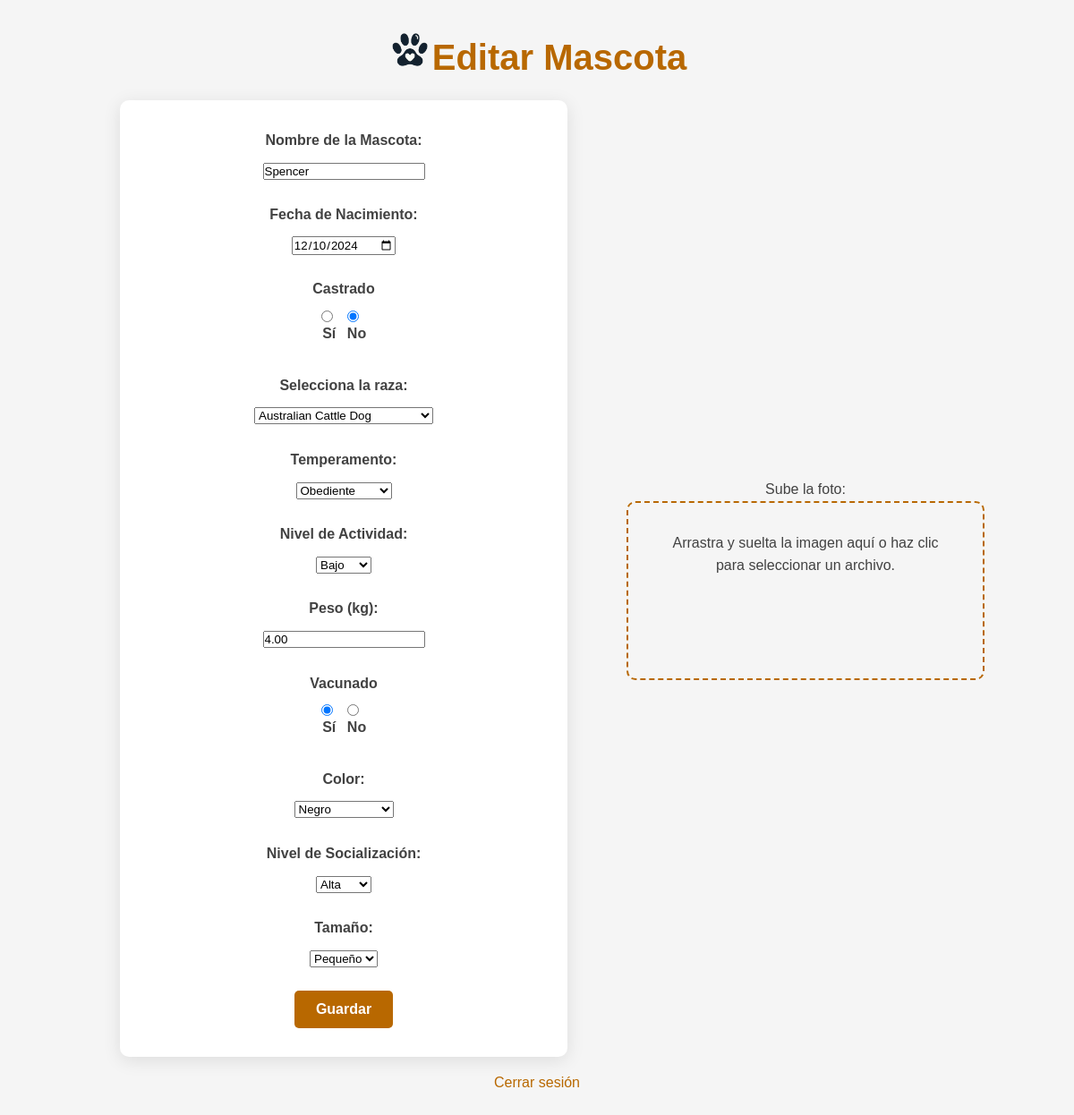
The page /usuarios/editar_mascota/8/ (signed in) on the database its author committed.
### mascotas/models.py (models this page shows, shortened)
class Mascota(models.Model):
    id = models.AutoField(primary_key=True)
    nombre = models.CharField(max_length=100)
    fecha_nacimiento = models.DateField(blank=True, null=True)
    foto = models.ImageField(upload_to='mascotas/', blank=True, null=True)
    foto_valida = models.BooleanField(default = False) # Per dogs_cats_detection.
    dueño = models.ForeignKey('usuarios.UserProfile', on_delete=models.CASCADE, related_name="mascotas_datos")
    raza = models.CharField(max_length=100, blank=True, null=True)
    tamaño = models.CharField(max_length=50, choices=[('Pequeño', 'Pequeño'), ('Mediano', 'Mediano'), ('Grande', 'Grande')], blank=True, null=True)
    color = models.CharField(max_length=50, choices=[('Negro', 'Negro'), ('Blanco', 'Blanco'), ('Gris', 'Gris'), ('Marrón', 'Marrón'), ('Amarillo', 'Amarillo'), ('Naranja', 'Naranja'), ('Beige', 'Beige'), ('Rojo', 'Rojo'), ('Azul', 'Azul'), ('Verde', 'Verde'), ('Pardo', 'Pardo'), ('Dorado', 'Dorado'), ('Plata', 'Plata'), ('Morado', 'Morado'), ('Rosado', 'Rosado'), ('Café', 'Café'), ('Celeste', 'Celeste'), ('Blanco y negro', 'Blanco y negro'), ('Tricolor', 'Tricolor'), ('Atigrado', 'Atigrado')], blank=True, null=True)
    temperamento = models.CharField(max_length=50, choices=[('Activo', 'Activo'), ('Juguetón', 'Juguetón'), ('Tranquilo', 'Tranquilo'), ('Independiente', 'Independiente'), ('Sociable', 'Sociable'), ('Cariñoso', 'Cariñoso'), ('Protector', 'Protector'), ('Cauteloso', 'Cauteloso'), ('Tímido', 'Tímido'), ('Agresivo', 'Agresivo'), ('Dominante', 'Dominante'), ('Curioso', 'Curioso'), ('Desobediente', 'Desobediente'), ('Obediente', 'Obediente'), ('Amigable', 'Amigable')], blank=True, null=True)
    nivel_actividad = models.CharField(max_length=50, choices=[('Bajo', 'Bajo'), ('Medio', 'Medio'), ('Alto', 'Alto')], blank=True, null=True)
    peso = models.DecimalField(max_digits=5, decimal_places=2, blank=True, null=True)
    nivel_socializacion = models.CharField(max_length=50, choices=[('Alta', 'Alta'), ('Media', 'Media'), ('Baja', 'Baja')], blank=True, null=True)
    vacunado = models.BooleanField(default=False)
    castrado = models.BooleanField(default=False)  # Este campo indica si la mascota está castrada
    RAZAS_OPCIONES = [
    ('Airedale Terrier', 'Airedale Terrier'),
    ('Akita Inu', 'Akita Inu'),
    ('Alaskan Malamute', 'Alaskan Malamute'),
    ('American Bully', 'American Bully'),
    ('American Pit Bull Terrier', 'American Pit Bull Terrier'),
    ('American Staffordshire Terrier', 'American Staffordshire Terrier'),
    ('Australian Cattle Dog', 'Australian Cattle Dog'),
    ('Australian Shepherd', 'Australian Shepherd'),
    ('Basset Hound', 'Basset Hound'),
    ('Beagle', 'Beagle'),
    ('Belgian Malinois', 'Belgian Malinois'),
    ('Bernese Mountain Dog', 'Bernese Mountain Dog'),
    ('Bichón Frisé', 'Bichón Frisé'),
    ('Bloodhound', 'Bloodhound'),
    ('Border Collie', 'Border Collie'),
    ('Boston Terrier', 'Boston Terrier'),
    ('Boxer', 'Boxer'),
    ('Bulldog Francés', 'Bulldog Francés'),
    ('Bulldog Inglés', 'Bulldog Inglés'),
    ('Bullmastiff', 'Bullmastiff'),
    ('Cane Corso', 'Cane Corso'),
    ('Caniche (Poodle)', 'Caniche (Poodle)'),
    ('Cavalier King Charles Spaniel', 'Cavalier King Charles Spaniel'),
    ('Chihuahua', 'Chihuahua'),
    ('Chow Chow', 'Chow Chow'),
    ('Cocker Spaniel', 'Cocker Spaniel'),
    ('Collie', 'Collie'),
    ('Dálmata', 'Dálmata'),
    ('Dóberman', 'Dóberman'),
    ('Dogo Argentino', 'Dogo Argentino'),
    ('Dogo de Burdeos', 'Dogo de Burdeos'),
    ('Galgo Español', 'Galgo Español'),
    ('Golden Retriever', 'Golden Retriever'),
    ('Gran Danés', 'Gran Danés'),
    ('Husky Siberiano', 'Husky Siberiano'),
    ('Jack Russell Terrier', 'Jack Russell Terrier'),
    ('Labrador Retriever', 'Labrador Retriever'),
    ('Maltés', 'Maltés'),
    ('Mastín Español', 'Mastín Español'),
    ('Mastín Napolitano', 'Mastín Napolitano'),
    ('Pastor Alemán', 'Pastor Alemán'),
    ('Pastor Australiano', 'Pastor Australiano'),
    ('Pekinés', 'Pekinés'),
    ('Pembroke Welsh Corgi', 'Pembroke Welsh Corgi'),
    ('Pinscher Miniatura', 'Pinscher Miniatura'),
    ('Pit Bull Terrier', 'Pit Bull Terrier'),
    ('Pomerania', 'Pomerania'),
    ('Pug', 'Pug'),
    ('Rottweiler', 'Rottweiler'),
    ('Samoyedo', 'Samoyedo'),
    ('San Bernardo', 'San Bernardo'),
    ('Scottish Terrier', 'Scottish Terrier'),
    ('Setter Irlandés', 'Setter Irlandés'),
    ('Shiba Inu', 'Shiba Inu'),
    ('Shih Tzu', 'Shih Tzu'),
    ('Schnauzer', 'Schnauzer'),
    ('Staffordshire Bull Terrier', 'Staffordshire Bull Terrier'),
    ('Teckel (Dachshund)', 'Teckel (Dachshund)'),
    ('Terranova', 'Terranova'),
    ('Weimaraner', 'Weimaraner'),
    ('West Highland White Terrier', 'West Highland White Terrier'),
    ('Whippet', 'Whippet'),
    ('Yorkshire Terrier', 'Yorkshire Terrier'),
    ('Mestizo', 'Mestizo'),# Opción genérica
    ]
    raza = models.CharField(
        max_length=50,
        choices=RAZAS_OPCIONES,
        blank=False,
        null=False,
    )

### usuarios/views.py (the view)
# urls.py: path('editar_mascota/<int:mascota_id>/', views.editar_mascota, name='editar_mascota'),
@login_required
def editar_mascota(request, mascota_id):
    mascota = get_object_or_404(Mascota, id=mascota_id, dueño=request.user.userprofile)  # Filtrar por usuario
    if request.method == 'POST':
        mascota_form = MascotaForm(request.POST, request.FILES, instance=mascota)
        if mascota_form.is_valid():
            mascota_form.save()
            messages.success(request, 'Mascota actualizada correctamente.')
            return redirect('perfil')  # Redirigir al perfil después de guardar
    else:
        mascota_form = MascotaForm(instance=mascota)
    return render(request, 'editar_mascota.html', {'mascota_form': mascota_form})

### usuarios/templates/editar_mascota.html (shortened to what this page needs)
{% load static %}
<!DOCTYPE html>
<html lang="es">
<head>
    <link rel="stylesheet" type="text/css" href="{% static 'registro/crear_mascota.css' %}">
    <link rel="stylesheet" href="https://cdnjs.cloudflare.com/ajax/libs/sweetalert/1.1.3/sweetalert.min.css">
</head>
<body>
    <div class="header">
        <img src="{% static 'Pawmeet.png' %}" alt="Logo" class="logo">
        <h1>Editar Mascota</h1>
    </div>
    <div class="formulario-y-dropzone-contenedor">
        <form method="POST" enctype="multipart/form-data">
            <div class="form-container">
                <div class="form-field">
                    {{ mascota_form.nombre.label_tag }}
                    {{ mascota_form.nombre }}
                </div>
                <div class="form-field">
                    {{ mascota_form.fecha_nacimiento.label_tag }}
                    {{ mascota_form.fecha_nacimiento }}
                </div>
                <div class="form-field">
                    <label for="id_castrado">Castrado</label>
                    <div class="radio-inline">
                        {{ mascota_form.castrado }}
                    </div>
                </div>
                <div class="form-field">
                    <label for="id_raza">Selecciona la raza:</label>
                    {{ mascota_form.raza }}
                </div>
                <div class="form-field">
                    {{ mascota_form.temperamento.label_tag }}
                    {{ mascota_form.temperamento }}
                </div>
                <div class="form-field">
                    {{ mascota_form.nivel_actividad.label_tag }}
                    {{ mascota_form.nivel_actividad }}
                </div>
                <div class="form-field">
                    {{ mascota_form.peso.label_tag }}
                    {{ mascota_form.peso }}
                </div>
                <div class="form-field">
                    <label for="id_vacunado">Vacunado</label>
                    <div class="radio-inline">
                        {{ mascota_form.vacunado }}
                    </div>
                </div>
                <div class="form-field">
                    {{ mascota_form.color.label_tag }}
                    {{ mascota_form.color }}
                </div>
                <div class="form-field">
                    {{ mascota_form.nivel_socializacion.label_tag }}
                    {{ mascota_form.nivel_socializacion }}
                </div>
                <div class="form-field">
                    {{ mascota_form.tamaño.label_tag }}
                    {{ mascota_form.tamaño }}
                </div>
            </div>
            <button type="submit">Guardar</button>
        </form>
        <div class="dropzone-contenedor">
            <label for="id_foto">Sube la foto:</label>
            <div class="dropzone" id="dropzone" style="width: 100%; height: 200px; position: relative; text-align: center;">
                <div>Arrastra y suelta la imagen aquí o haz clic para seleccionar un archivo.</div>
            </div>
        </div>
    </div>
    <footer>
        <a href="{% url 'logout' %}">Cerrar sesión</a>
    </footer>
</body>
</html>

### usuarios/static/registro/crear_mascota.css (style rules this page uses)
:root { --primary-color: #b86800; --secondary-color: #e38000; --text-color: #424242; --light-gray: #f5f5f5; --white: #ffffff; }
* { margin: 0; padding: 0; box-sizing: border-box; font-family: Arial, sans-serif; }
body { line-height: 1.6; color: var(--text-color); background-color: var(--light-gray); padding: 2rem; text-align: center; }
.header { display: flex; align-items: center; justify-content: center; margin-bottom: 0.5rem; }
.header h1 { font-size: 2.5rem; color: var(--primary-color); margin-bottom: 0.5rem; }
.logo { width: 50px; height: auto; margin-right: 0px; margin-top: -25px; }
h1 { font-size: 2.5rem; color: var(--primary-color); margin-bottom: 1.5rem; }
form { background: var(--white); padding: 2rem; border-radius: 10px; box-shadow: 0 4px 20px rgba(0, 0, 0, 0.1); width: 50%; max-width: 600px; margin: 0 auto; }
form .form-field { margin-bottom: 1.5rem; }
form .form-field label { display: block; font-weight: 600; margin-bottom: 0.5rem; }
.dropzone { width: 100%; height: 200px; padding: 2rem; border: 2px dashed var(--primary-color); border-radius: 10px; background-color: var(--light-gray); text-align: center; color: var(--text-color); cursor: pointer; transition: background-color 0.3s ease, border-color 0.3s ease; }
.radio-inline { display: flex; justify-content: center; gap: 0.7rem; margin-top: 0.1rem; }
.radio-inline input[type="radio"] { margin-right: 0.3rem; }
button[type="submit"] { background: var(--primary-color); color: var(--white); border: none; padding: 0.75rem 1.5rem; border-radius: 5px; font-size: 1rem; font-weight: 600; cursor: pointer; transition: background 0.3s ease, transform 0.3s ease; }
a { display: block; margin-top: 1rem; color: var(--primary-color); text-decoration: none; }
.formulario-y-dropzone-contenedor { display: flex; justify-content: center; align-items: center; gap: 2rem; margin: 0 auto; max-width: 1000px; }
.dropzone-contenedor { width: 40%; }

### rows shown on the page
Mascota: nombre "Spencer", fecha_nacimiento "12/10/2024", castrado "☐ Sí ☑ No", raza "Australian Cattle Dog", temperamento "Obediente", nivel_actividad "Bajo", peso "4.00", vacunado "☑ Sí ☐ No", color "Negro", nivel_socializacion "Alta", tamaño "Pequeño"

### other values the page prints
{{ mascota_form.nombre.label_tag }} "Nombre de la Mascota:"
{{ mascota_form.fecha_nacimiento.label_tag }} "Fecha de Nacimiento:"
{{ mascota_form.temperamento.label_tag }} "Temperamento:"
{{ mascota_form.nivel_actividad.label_tag }} "Nivel de Actividad:"
{{ mascota_form.peso.label_tag }} "Peso (kg):"
{{ mascota_form.color.label_tag }} "Color:"
{{ mascota_form.nivel_socializacion.label_tag }} "Nivel de Socialización:"
{{ mascota_form.tamaño.label_tag }} "Tamaño:"
